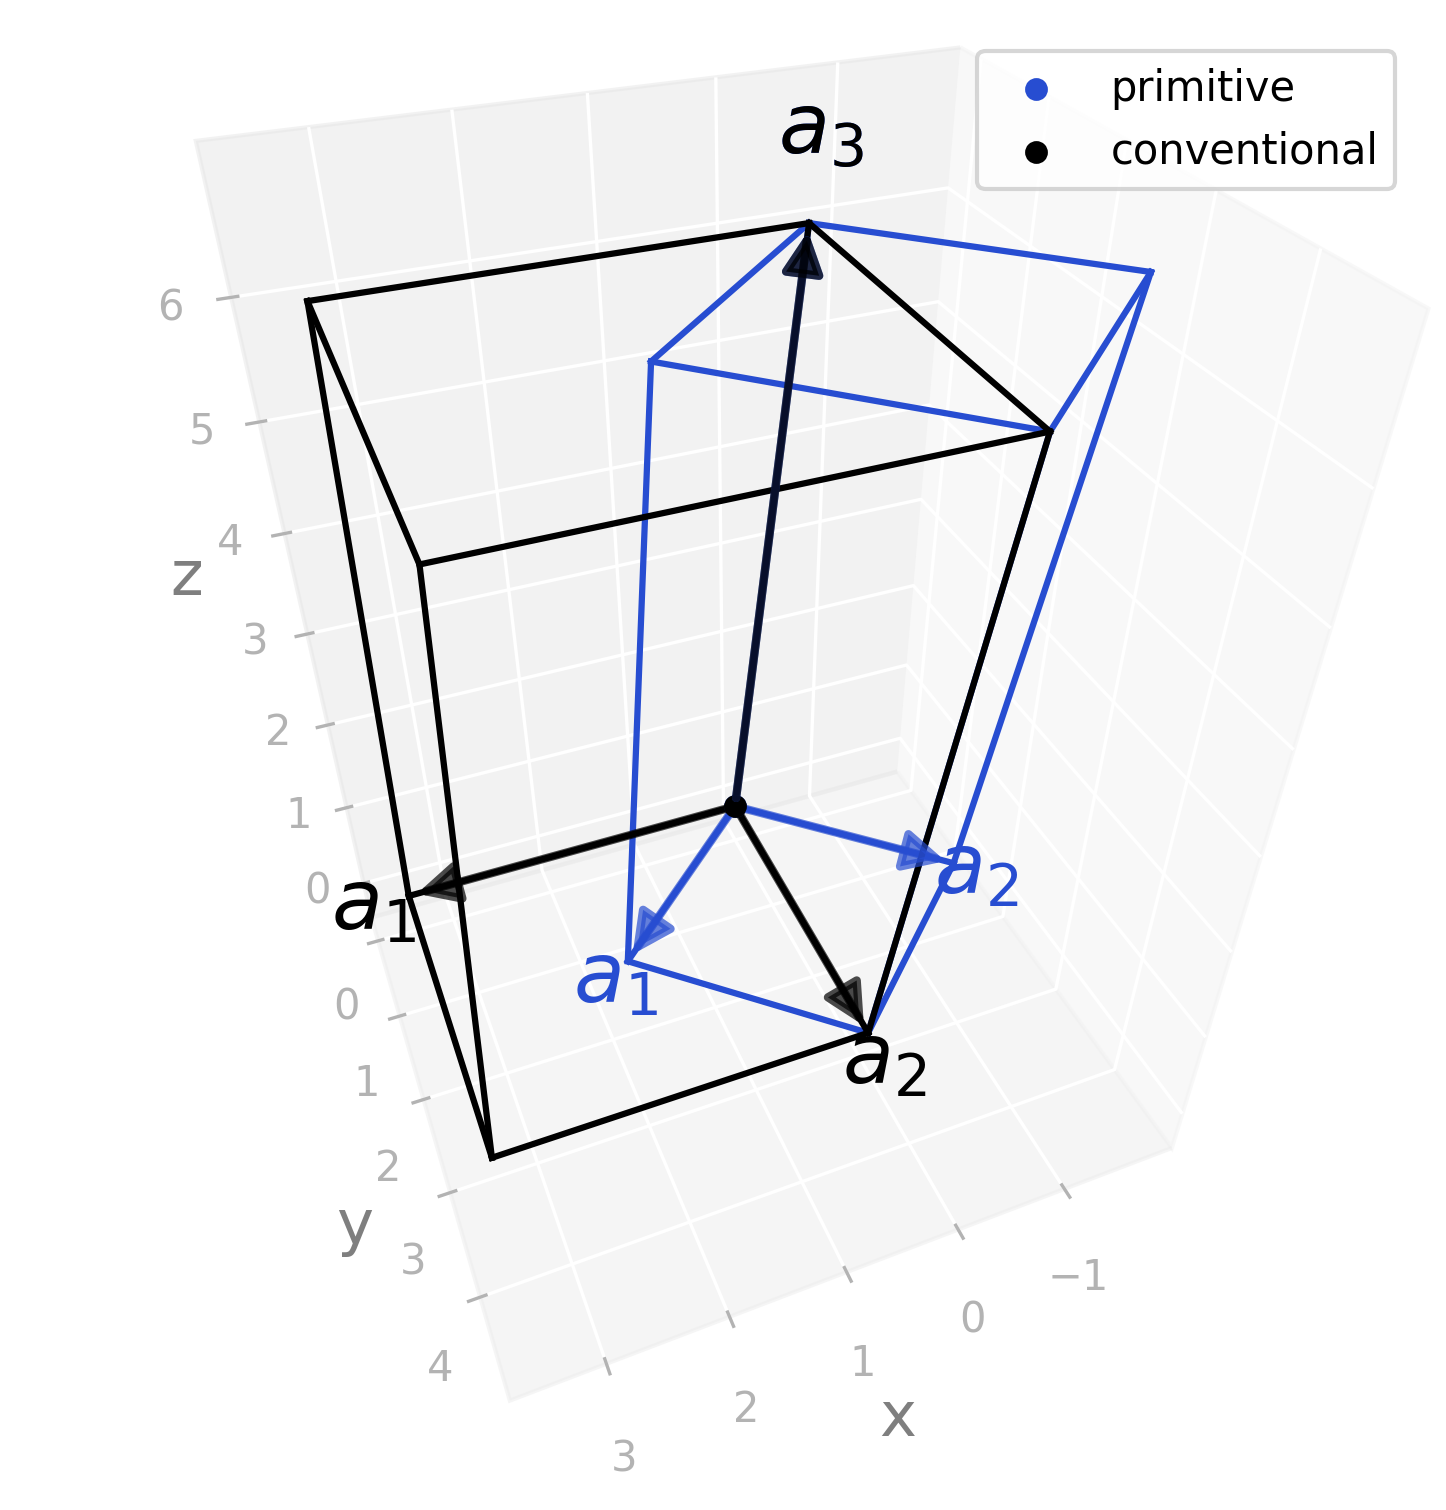

Recreate this plot in Python.
import radtools as rad

l = rad.lattice_example("MCLC3")
l.plot("primitive", label="primitive")
l.legend()
l.plot("conventional", label="conventional", colour="black")
l.legend()
# Save an image:
l.savefig("mclc3_real.png", elev=39, azim=68, dpi=300, bbox_inches="tight")
# Interactive plot:
l.show(elev=39, azim=68)
